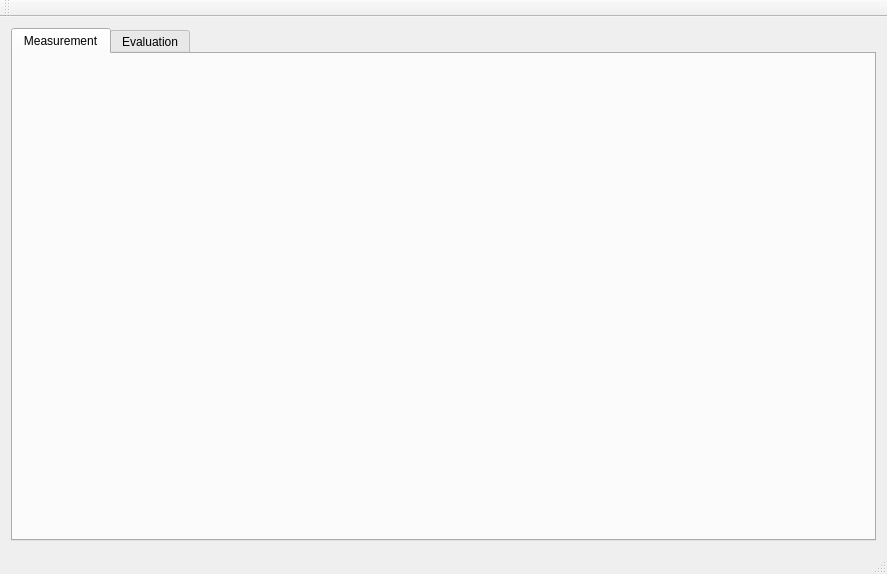
<?xml version="1.0" encoding="UTF-8"?>
<ui version="4.0">
 <class>MainWindow</class>
 <widget class="QMainWindow" name="MainWindow">
  <property name="geometry">
   <rect>
    <x>0</x>
    <y>0</y>
    <width>887</width>
    <height>574</height>
   </rect>
  </property>
  <property name="windowTitle">
   <string>MainWindow</string>
  </property>
  <widget class="QWidget" name="centralWidget">
   <layout class="QGridLayout" name="gridLayout_2">
    <item row="0" column="0">
     <widget class="QTabWidget" name="tabWidget">
      <property name="currentIndex">
       <number>0</number>
      </property>
      <widget class="QWidget" name="measurementTab">
       <attribute name="title">
        <string>Measurement</string>
       </attribute>
       <layout class="QGridLayout" name="gridLayout_3">
        <item row="0" column="0">
         <widget class="MeasurementForm" name="widget" native="true"/>
        </item>
       </layout>
      </widget>
      <widget class="QWidget" name="evaluationTab">
       <attribute name="title">
        <string>Evaluation</string>
       </attribute>
      </widget>
     </widget>
    </item>
   </layout>
  </widget>
  <widget class="QMenuBar" name="menuBar">
   <property name="geometry">
    <rect>
     <x>0</x>
     <y>0</y>
     <width>887</width>
     <height>22</height>
    </rect>
   </property>
  </widget>
  <widget class="QToolBar" name="mainToolBar">
   <attribute name="toolBarArea">
    <enum>TopToolBarArea</enum>
   </attribute>
   <attribute name="toolBarBreak">
    <bool>false</bool>
   </attribute>
  </widget>
  <widget class="QStatusBar" name="statusBar"/>
 </widget>
 <layoutdefault spacing="6" margin="11"/>
 <customwidgets>
  <customwidget>
   <class>MeasurementForm</class>
   <extends>QWidget</extends>
   <header>measurementform.h</header>
   <container>1</container>
  </customwidget>
 </customwidgets>
 <resources/>
 <connections/>
</ui>
